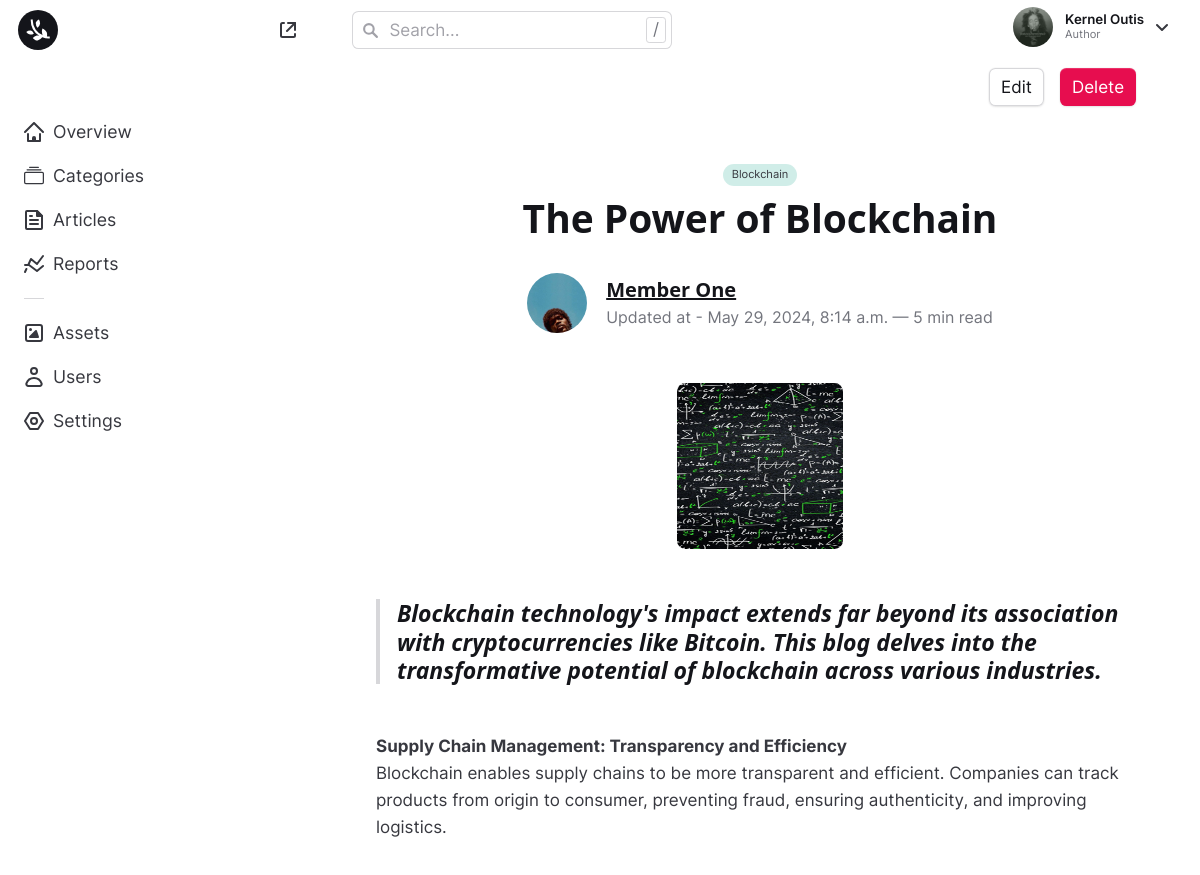
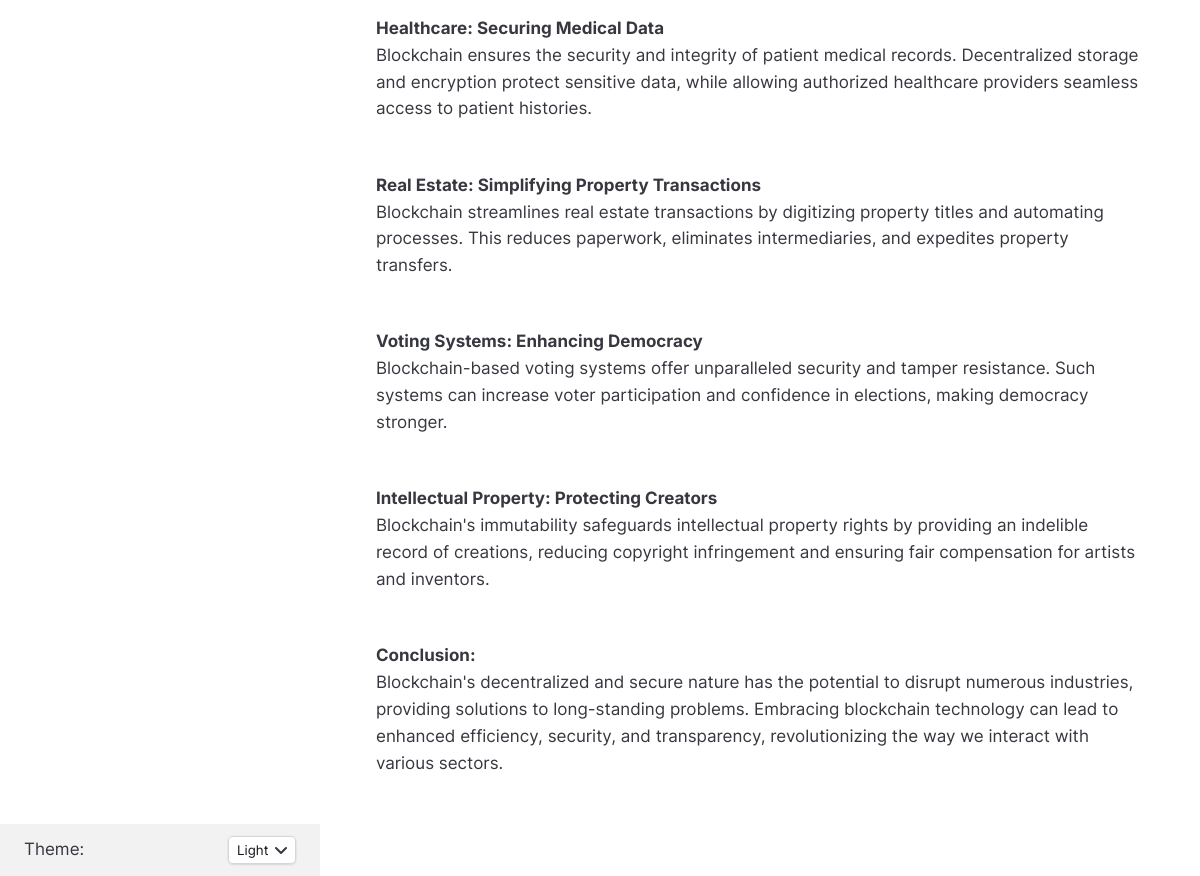
The app's page /article/the-power-of-blockchain/ (signed in) with its own data (2 pictures, top to bottom).
### articles/models.py (models this page shows, shortened)
class Member(models.Model):
    user=models.ForeignKey(settings.AUTH_USER_MODEL, on_delete=models.CASCADE, related_name='members')
    name=models.CharField(max_length=255, blank=True)
    image=models.ImageField(upload_to='users', blank=True)
    slug=models.SlugField(unique=True, blank=True)
    is_author=models.BooleanField(default=False)
    is_moderator=models.BooleanField(default=False)
    def has_image(self):
        return bool(self.image)
    def get_absolute_url(self):
        return reverse('user', kwargs={
            'slug': self.slug})

class Article(models.Model):
    category=models.ForeignKey(Category, on_delete=models.SET_NULL, blank=True, null=True)
    author=models.ForeignKey(Author, on_delete=models.CASCADE, null=True,  blank=True)
    title=models.CharField(max_length=255, blank=True)
    body=models.TextField(blank=True)
    image=models.ImageField(upload_to=article_images_upload, blank=True)
    created_at=models.DateTimeField(auto_now_add=True)
    status=models.CharField(
        max_length=20,
        choices=[
            ('Draft','Draft'),
            ('Published' , 'Published'),
        ],
        default='Draft',
    )
    updated_at=models.DateTimeField(auto_now=True, blank=True)
    slug=models.SlugField(unique=True, blank=False)
    def formatted_body(self):
        return format_html(SafeText(self.body))
    def get_update_url(self):
        return reverse('update_article', kwargs={
            'article_slug': self.slug})
    def get_delete_url(self):
        return reverse('delete_article', kwargs={
            'article_slug': self.slug})
    @property
    def has_image(self):
        return bool(self.image)
    @property
    def get_image(self):
        if self.has_image:
            return self.image.url
        return None

class Category(models.Model):
    title=models.CharField(max_length=255, blank=True)
    slug=models.SlugField(unique=True, blank=False)
    def __str__(self):
        return self.title
    class Meta:
        ordering = ('title',)
        verbose_name_plural = 'Categories'

class Author(models.Model):
    member=models.OneToOneField(Member, on_delete=models.CASCADE, related_name='authors', null=True)
    bio=models.TextField(blank=True)
    is_author=models.BooleanField(default=True)
    def __str__(self):
        if self.member:
            return f"{self.member.name}"
        else:
            return "Unknown Author"
    def get_absolute_url(self):
        return reverse('author', kwargs={
            'author_slug': self.member.slug})

### articles/views.py (the view)
# urls.py: path('article/<slug:article_slug>/', ArticleDetailView.as_view(), name='article'),
class ArticleDetailView(DetailView):
    model= Article
    template_name='articles/article.html'
    def get_object(self, queryset=None):
        article_slug = self.kwargs['article_slug']
        article = get_object_or_404(Article, slug=article_slug)
        return article
    def get_context_data(self, **kwargs):
        context = super().get_context_data(**kwargs)
        return context

### articles/forms.py
class ArticleSearchForm(forms.Form):
    query = forms.CharField(
        max_length=100,
        label='Search Articles',
        widget=forms.TextInput(attrs={'class': 'reset yx-nxh js-expandable-search__input', 'placeholder': 'Search articles...', 'required': 'required', 'name': 'query', 'id': 'query'})
    )

### articles/context_processors.py (called while the page is built)
def articles_count(request):
    articles=Article.objects.all()
    if articles:
        article_count=0
        for article in articles:
            article_count+=1
        return{"article_count":article_count}
    return{"article_count":0}

def members_count(request):
    members=Member.objects.all()
    if members:
        member_count=0
        for member in members:
            member_count+=1
        return{"member_count":member_count}
    return{"member_count":0}

def categories_count(request):
    categories=Category.objects.all()
    if categories:
        category_count=0
        for category in categories:
            category_count+=1
        return{"category_count":category_count}
    return{"category_count":0}

def credentials(request):
    if request.user.is_authenticated:
        try:
            member= get_object_or_404(Member, user=request.user)
        except Member.DoesNotExist:
            member = None
        return {'member': member}
    member = None
    return {'member': member}

def article_search_form(request):
    return {'article_search_form': ArticleSearchForm()}

### articles/templatetags/markdown_extras.py (called while the page is built)
@register.filter()
@stringfilter
def markdown(value):
    return md.markdown(value, extensions=['markdown.extensions.fenced_code'])

### templates/articles/article.html (shortened to what this page needs)
{% extends 'base.html' %}
{% load static %}
{% load markdown_extras %}
{% block content %}
    <div class="yx-tvj">
        {% include 'components/sidebar.html' %}
      <main class="yx-ya z-index-1 flex-grow yx-gh yx-t_d yx-t_g yx-tk_ yx-tqm yx-njv">
      {% include 'components/main-header.html' %}
      <div class="d-flex justify-content-end py-2 px-5"><a class="btn btn--subtle" href="{{article.get_update_url}}">Edit</a><button class=" mx-3 btn btn--accent" aria-controls="dialog-delete-confirmation">Delete</button></div>
  <article class="ad5-padding-y-lg">
    <header class="ad5-container ad5-max-width-xs ad5-margin-bottom-lg">
      <div class="ad5-flex ad5-justify-center mb-2"><span class="yx-fd yx-bg-d yx-bg-ti text-xs yx-padding-np yx-padding-nj yx-xb">{{article.category}}</span></div>
      <div class="ad5-text-component ad5-text-center ad5-line-height-lg ad5-text-gap-md ad5-margin-bottom-md">
        <h1>{{article.title}}</h1>
      </div>
      <div class="ad5-flex ad5-justify-center">
        <div class="author author--meta">
          {% if article.author.member.has_image %}
            <div class="flex yx-a_ items-center gap-xs">
                <figure class="yx-nbc yx-xy yx-wd yx-fi"><img class="block yx-me yx-ge object-cover" src="{{article.author.member.image.url}}" alt="Author Image"></figure>
              </div>
          {%endif%}
          <div class="author__content ad5-text-component ad5-text-gap-2xs ms-3">
            <h4 class="ad5-text-base"><a href="{{article.author.get_absolute_url}}" rel="author">{{article.author}}</a></h4>
            <p class="ad5-text-sm ad5-color-contrast-medium"><time> Updated at - {{article.updated_at}}</time> &mdash; 5 min read</p>
          </div>
        </div>
      </div>
    </header>
    <figure class="d-flex justify-content-center ad5-max-width-lg ad5-margin-bottom-lg">
      {% if article.has_image %}
      <img class=" ad5-radius-lg" src="{{article.get_image}}" alt="{{article.title}}" style="aspect-ratio: 1/1;">
      {%endif%}
    </figure>
    <div class="ad5-container ad5-max-width-adaptive-sm">
        <div class="ad5-text-component ad5-line-height-lg ad5-text-gap-md">
            <p>{{article.formatted_body|markdown|safe}}</p>
        </div>
    </div>
  </article>
</main>
</div>
  {% endblock %}

### templates/components/main-header.html (shortened to what this page needs)
{% load static %}
<header class="position-sticky yx-yh yx-wf bg yx-bg-tl yx-xz yx-tqx">
  <div class="yx-nbt flex items-center justify-between yx-padding-n_">
    {% include 'components/headersearchform.html' %}
    <div class="ms-5">
      {% if request.user.is_authenticated %}
      {% if member %}
      <button class="reset yx-rek" aria-controls="user-menu" aria-label="Toggle user menu">
        {% if member.has_image %}
        <figure class="yx-re_ yx-xy"><img class="block yx-me yx-ge object-cover yx-req" src="{{member.image.url}}" alt="User picture"></figure>
        {% endif %}
        <div class="yx-ht yx-rez">
          <p class="yx-rej text-sm yx-d_ yx-padding-nj yx-pg color-contrast-higher yx-pt">{{member.name}}</p>
          {% if member.is_author == True %}
          <p class="text-xs color-contrast-medium yx-d_ yx-padding-z">Author</p>
          {% elif member.is_moderator == True %}
          <p class="text-xs color-contrast-medium yx-d_ yx-padding-z">Moderator</p>
          {% else %}
          <p class="text-xs color-contrast-medium yx-d_ yx-padding-z">Member</p>
          {% endif %}
        </div>
        <svg class="icon yx-ac" aria-hidden="true" viewBox="0 0 12 12">
          <polyline points="1 4 6 9 11 4" fill="none" stroke="currentColor" stroke-linecap="round" stroke-linejoin="round" stroke-width="2"></polyline>
        </svg>
      </button>
      {% endif %}
      {% else %}
      <a class="btn btn--accent" href="{% url 'login' %}">Login</a>
      <a class="btn btn--primary" href="{% url 'signup' %}">Signup</a>
      {%endif%}
    </div>
  </div>
</header>

### static/assets/css/custom.css (style rules this page uses)
:root { --ad5-color-primary-hsl: 250, 84%, 54%; --ad5-color-bg-hsl: 0, 0%, 100%; --ad5-color-contrast-high-hsl: 230, 7%, 23%; --ad5-color-contrast-higher-hsl: 230, 13%, 9%; --ad5-color-contrast-medium-hsl: 225, 4%, 47%; --ad5-color-accent-hsl: 342, 89%, 48%; --ad5-color-contrast-lower-hsl: 240, 4%, 85%; --ad5-space-xs: 0.5rem; --ad5-space-md: 1.25rem; --ad5-space-lg: 2rem; --ad5-space-sm: 0.75rem; --ad5-text-md: 1.2rem; --ad5-text-base: 1rem; --ad5-text-sm: 0.833rem; --ad5-text-sm: 0.833rem; }
@media (min-width: 64rem) { :root { --ad5-space-xs: 0.75rem; --ad5-space-md: 2rem; --ad5-space-lg: 3.125rem; --ad5-space-sm: 1.125rem; --ad5-text-md: 1.5625rem; --ad5-text-base: 1.25rem; --ad5-text-sm: 1rem; --ad5-text-sm: 1rem; } }
.ad5-text-center { text-align: center; }
.ad5-text-gap-md { --ad5-space-multiplier: 1.25; }
.ad5-line-height-lg { line-height: 1.58; }
.ad5-text-component :where(h1, h2, h3, h4) { line-height: var(--ad5-heading-line-height, 1.2); margin-top: calc(var(--ad5-space-md) * var(--ad5-space-multiplier, 1)); margin-bottom: calc(var(--ad5-space-sm) * var(--ad5-space-multiplier, 1)); }
.ad5-text-component :where(p, blockquote, ul li, ol li) { line-height: var(--ad5-body-line-height, 1.4); }
.ad5-text-component :where(ul, ol, p, blockquote, .ad5-text-component__block) { margin-bottom: calc(var(--ad5-space-sm) * var(--ad5-space-multiplier, 1)); }
.ad5-text-component strong { font-weight: bold; }
.ad5-text-component blockquote { padding-left: 1em; border-left: 4px solid hsl(var(--ad5-color-contrast-lower-hsl)); font-style: italic; }
.ad5-text-component > *:first-child { margin-top: 0; }
.ad5-text-component > *:last-child { margin-bottom: 0; }
.ad5-text-component.ad5-line-height-lg { --ad5-heading-line-height: 1.22; --ad5-body-line-height: 1.58; }
.ad5-max-width-adaptive-sm { max-width: 32rem; }
@media (min-width: 48rem) { .ad5-max-width-adaptive-sm { max-width: 48rem; } }
.ad5-container { width: calc(100% - 2*var(--ad5-space-md)); margin-left: auto; margin-right: auto; }
.ad5-radius-lg { border-radius: 0.5em; }
.ad5-margin-bottom-lg { margin-bottom: var(--ad5-space-lg); }
.ad5-max-width-lg { max-width: 80rem; }
.ad5-color-contrast-medium { --ad5-color-o: 1; color: hsla(var(--ad5-color-contrast-medium-hsl), var(--ad5-color-o, 1)); }
.ad5-text-sm { font-size: var(--ad5-text-sm); }
.ad5-text-base { font-size: var(--ad5-text-base); }
.ad5-text-gap-2xs { --ad5-space-multiplier: 0.25; }
.ad5-justify-center { justify-content: center; }
.ad5-flex { display: flex; }
.ad5-margin-bottom-md { margin-bottom: var(--ad5-space-md); }
.ad5-max-width-xs { max-width: 38rem; }
.ad5-padding-y-lg { padding-top: var(--ad5-space-lg); padding-bottom: var(--ad5-space-lg); }
:root { --comments-author-img-size: 2.6em; --comments-author-content-gap: var(--space-xs); --comments-gap: var(--space-md) }
:root { --author-img-size: 4em; }
.author { display: grid; grid-template-columns: var(--author-img-size) 1fr; grid-gap: var(--space-sm); }
.author__content a { color: inherit; }
.author--meta { --author-img-size: 3em; align-items: center; grid-gap: var(--space-xs); }

### static/assets/css/typography.css (style rules this page uses)
html { -webkit-font-smoothing:antialiased;-moz-osx-font-smoothing:grayscale }
body { color:var(--color-contrast-high);font-family:var(--font-primary);font-size:var(--text-base);line-height:1.4 }
h1,h2,h3,h4 { color:var(--color-contrast-higher);line-height:1.2;font-weight:700 }
h1 { font-size:var(--text-2xl) }
h3 { font-size:var(--text-lg) }
h4 { font-size:var(--text-md) }

### templates/base.html (style rules this page uses)
.yx-tqm { overflow-x: hidden; }
body { overflow-x: hidden; font-family: 'inter', 'Inter'; }
@media (min-width: 1200px) { body { font-size: 17px; } }

### records on screen
Member: image (picture), name "Kernel Outis"
Article: category "Blockchain", title "The Power of Blockchain", author.member.image (picture), author "Member One", updated_at "May 29, 2024, 8:14 a.m.", get_image (picture), formatted_body "Blockchain technology's impact extends far beyond its association with cryptocurrencies like Bitcoin. This blog delves into the transformative potential of blockchain across various industries. Supply Chain Management: Transparency and Efficiency Blockchain enables supply chains to be more transparent and efficient. Companies can track products from origin to consumer, preventing fraud, ensuring authenticity, and improving logistics. Healthcare: Securing Medical Data Blockchain ensures the security and integrity of patient medical records. Decentralized storage and encryption protect sensitive data, while allowing authorized healthcare providers seamless access to patient histories. Real…"
